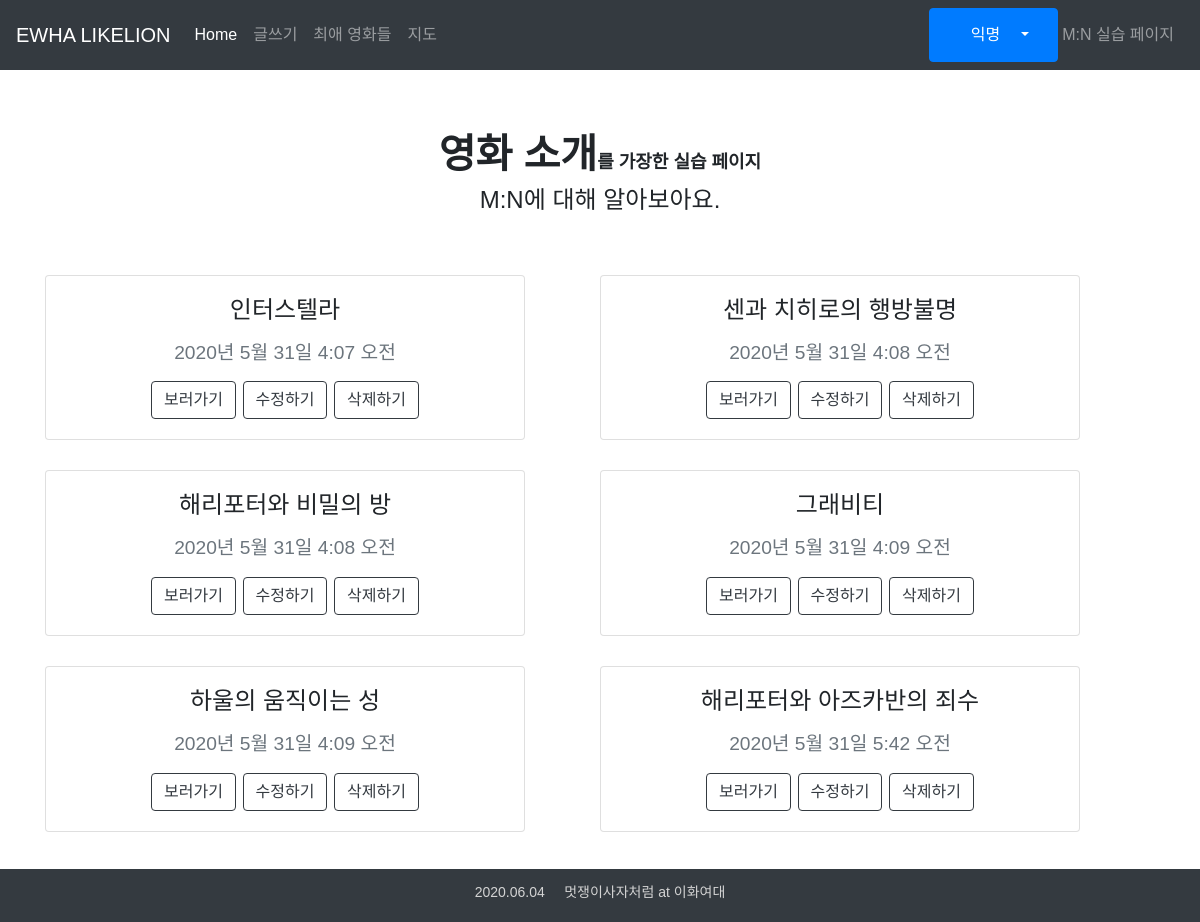
The page / on the database its author committed.
### blog/models.py (models this page shows, shortened)
class Blog(models.Model):
    title = models.CharField(max_length=200)
    pub_date = models.DateTimeField('date published')
    body = models.TextField()
    hashtag=models.ManyToManyField(Hashtag)

### blog/views.py (the view)
# urls.py: 2. Add a URL to urlpatterns:  path('', views.home, name='home')
def home(request):
    blogs = Blog.objects
    return render(request, 'home.html', {'blogs': blogs})

### blog/templates/home.html (shortened to what this page needs)
{% extends 'base.html' %}
{%block content%}
  <h1>영화 소개<span style="font-weight: 600; font-size: 18px;">를 가장한 실습 페이지</span></h1>
  <h4>M:N에 대해 알아보아요.</>
  <div class ="container">
  {%  for blog in blogs.all  %}
      <div class="card text-center">
          <div class="card-body">
              <h4 class="card-title">{{ blog.title }}</h4>
              <p class="card-text"><small class="text-muted">{{ blog.pub_date }}</small></p>
              <a href="{% url 'blog:detail' blog.id %}" class="btn btn-outline-dark">보러가기</a>
              <a href="{% url 'blog:edit' blog.id %}" class="btn btn-outline-dark">수정하기</a>
              <a href="{% url 'blog:delete' blog.id %}" class="btn btn-outline-dark">삭제하기</a>
          </div>
      </div>
  {% endfor %}
{%endblock%}

### MtoN/templates/base.html (shortened to what this page needs)
<!DOCTYPE html>
<html lang="en">
<head>
    <link rel="stylesheet" href="https://stackpath.bootstrapcdn.com/bootstrap/4.5.0/css/bootstrap.min.css"
>
</head>
<body>
    <nav class="navbar navbar-expand-lg navbar-dark bg-dark">
        <a class="navbar-brand" href="#">EWHA LIKELION</a>
        <div class="collapse navbar-collapse" id="navbarText">
            <ul class="navbar-nav mr-auto">
                <li class="nav-item active">
                    <a class="nav-link" href="{% url 'home' %}">Home <span class="sr-only">(current)</span></a>
                </li>
                <li class="nav-item">
                    <a class="nav-link" href="{% url 'blog:new' %}">글쓰기</a>
                </li>
                <li class="nav-item">
                    <a class="nav-link" href="{% url 'movie' %}">최애 영화들</a>
                </li>
                <li class="nav-item">
                    <a class="nav-link" href="{% url 'map' %}">지도</a>
                </li>
            </ul>
            <li class="nav-item dropdown mx-1 btn btn-primary">
                {% if user.is_active %}
                <a href="#" class="nav-link dropdown-toggle text-white" data-toggle="dropdown">
                  <i class="fas fa-user"></i> &ensp; {% firstof user.get_short_name user.get_username %} &ensp;
                </a>
                <div class="dropdown-menu">
                  <a href="{% url 'account_logout' %}" class="dropdown-item">로그아웃</a>
                  <a href="{% url 'account_reset_password' %}" class="dropdown-item">비밀번호 변경</a>
                </div>
                {%else%}
                <a href="#" class="nav-link dropdown-toggle text-white" data-toggle="dropdown">
                  &ensp; 익명 &ensp;
                </a>
                {%endif%}
              </li>
            <span class="navbar-text">
                M:N 실습 페이지
            </span>
        </div>
    </nav>
    {%block content%} {%endblock%}
    <footer class="navbar-expand-lg navbar-dark bg-dark">
        <p>2020.06.04 &nbsp;&nbsp;&nbsp; 멋쟁이사자처럼 at 이화여대</p>
    </footer>
</body>
</html>

### MtoN/templates/base.html (style rules this page uses)
div, h1, h4, p, a { font-family: 'Noto Sans KR', sans-serif; text-align: center; }
.navbar { position: fixed; left: 0; top: 0; width: 100%; z-index: 999; }
.navbar-text { margin-right: 10px; }
h1 { font-weight: 900; margin-top: 130px; }
.container { text-align: left; display: grid; grid-template-columns: 1fr 1fr; margin: 30px auto 90px auto; }
.card { display: inline-block; margin: 30px 0 0 0; width: 30rem; }
footer { position: fixed; left: 0; bottom: 0; width: 100%; font-weight: 100; color: lightgray; margin-top: 10vh; }
footer p { font-size: 14px; font-weight: 500; padding: 15px 0 5px 0; }

### rows shown on the page
Blog: title "인터스텔라", pub_date "2020년 5월 31일 4:07 오전"
Blog: title "센과 치히로의 행방불명", pub_date "2020년 5월 31일 4:08 오전"
Blog: title "해리포터와 비밀의 방", pub_date "2020년 5월 31일 4:08 오전"
Blog: title "그래비티", pub_date "2020년 5월 31일 4:09 오전"
Blog: title "하울의 움직이는 성", pub_date "2020년 5월 31일 4:09 오전"
Blog: title "해리포터와 아즈카반의 죄수", pub_date "2020년 5월 31일 5:42 오전"
